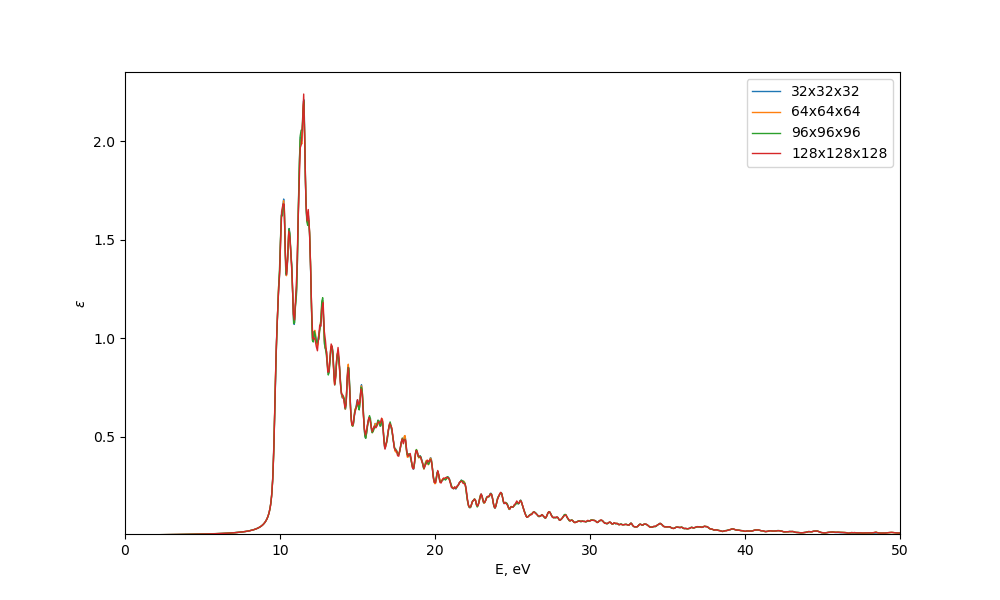

Write the Python code that produced this figure.
import numpy as np
import matplotlib.pyplot as plt
from matplotlib.ticker import MultipleLocator
from lxml import etree

rs = [32, 64, 96, 128]

fig = plt.figure(figsize=(10, 6))
plt.tight_layout()

for r in rs:
    data = np.loadtxt(f"data/{r}/imag.dat", max_rows=2000)
    plt.plot(data[:, 0], data[:, 1], label=f"{r}x{r}x{r}", lw=1)

plt.ylabel(r"$\epsilon$")
plt.xlabel("E, eV")
plt.xlim(0, 50.0)
plt.legend()
# plt.yscale("log")
plt.ylim(bottom=0.005)
# plt.axes().xaxis.set_minor_locator(MultipleLocator(5))
plt.savefig("graph.png")
plt.show()
